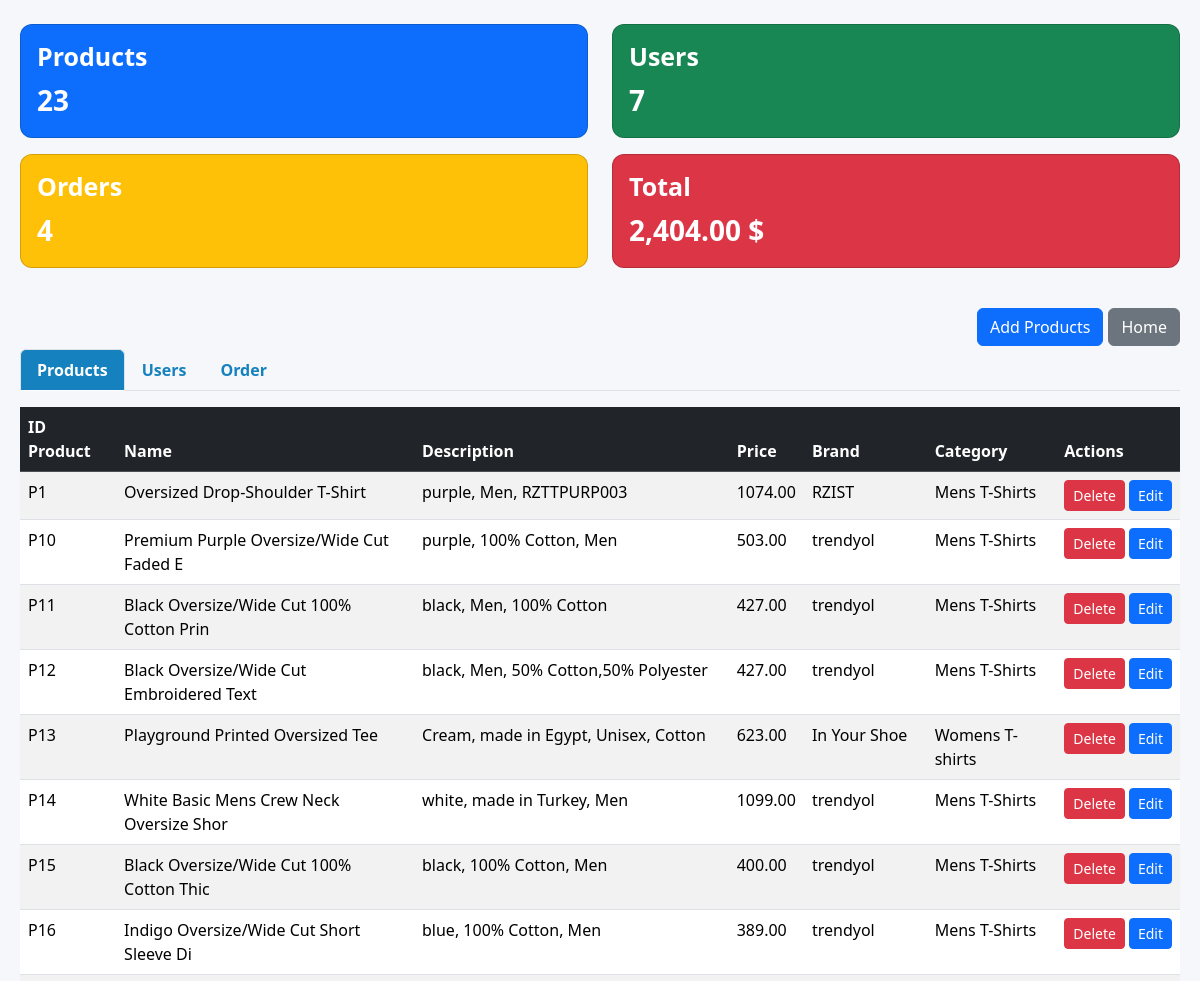
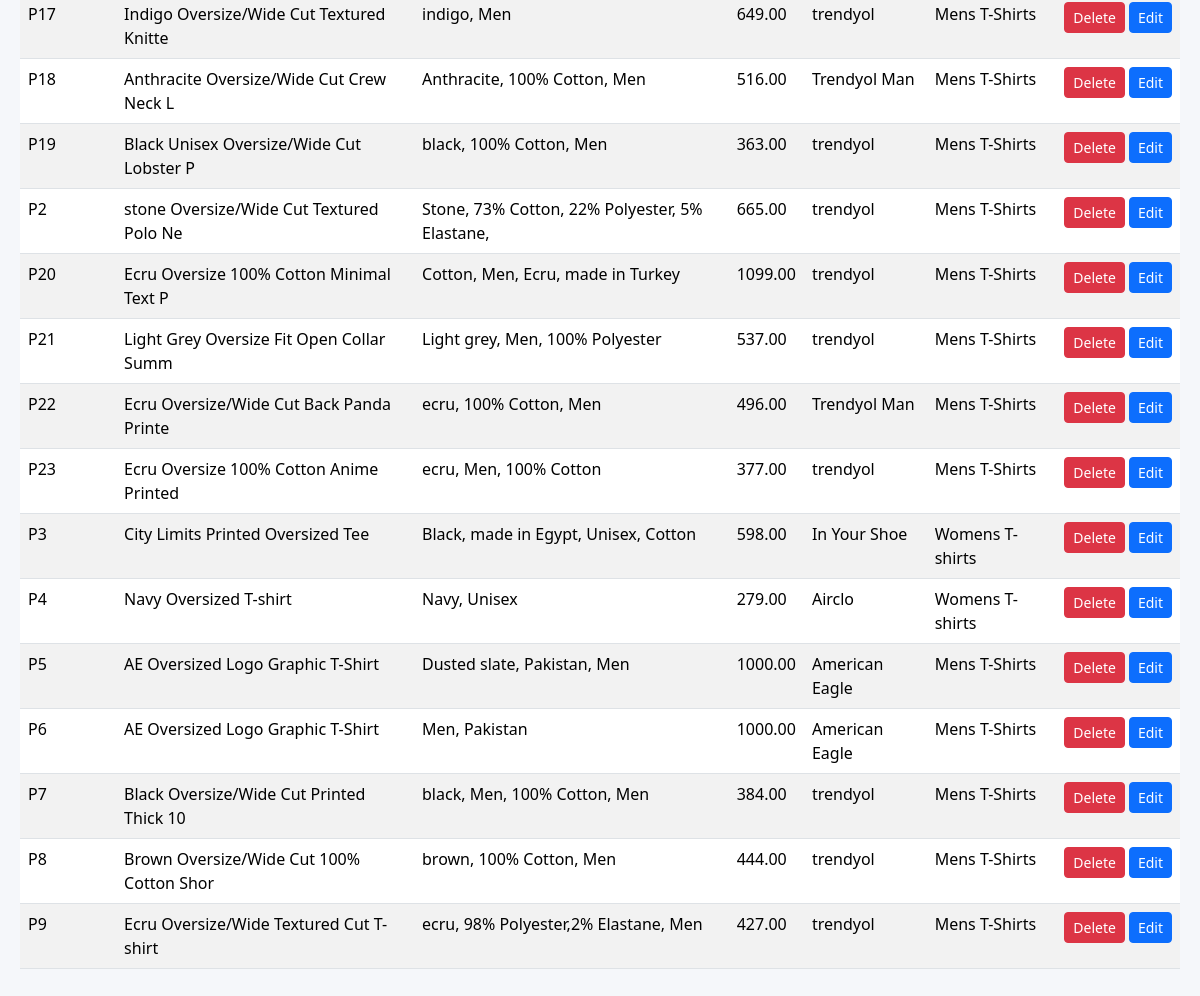
/dashbord_html.php, run on the app's committed database (2 pictures, top to bottom).
### tables this page shows
CREATE TABLE `products` (
  `id_P` varchar(20) NOT NULL,
  `name` varchar(40) NOT NULL,
  `describtion` varchar(150) NOT NULL,
  `price` decimal(15,2) NOT NULL,
  `brand` varchar(30) NOT NULL,
  `category` varchar(30) NOT NULL
);

### dashbord.php (called while the page is built, shortened)
<?php include "conn.php"; ?>
<?php
$result = mysqli_query($conn, "SELECT * FROM products");
if ($result && mysqli_num_rows($result) > 0) {
    $products = mysqli_fetch_all($result, MYSQLI_ASSOC);
}
$count_result = mysqli_query($conn, "SELECT COUNT(*) AS total FROM products");
$count_row = mysqli_fetch_assoc($count_result);
$total_products = $count_row['total'];
$count_res = mysqli_query($conn, "SELECT COUNT(*) AS total FROM users");
$count_row2 = mysqli_fetch_assoc($count_res);
$total_users = $count_row2['total'];
$order_count_result = mysqli_query($conn, "SELECT COUNT(*) AS total_orders FROM orders");
$order_count_row = mysqli_fetch_assoc($order_count_result);
$total_orders = $order_count_row['total_orders'];
$total_sales_result = mysqli_query($conn, "
    SELECT SUM(p.price) AS total_sales
    FROM order_lists ol
    JOIN products p ON ol.id_P = p.id_P
");
$total_sales_row = mysqli_fetch_assoc($total_sales_result);
$total_sales = $total_sales_row['total_sales'];
?>

### dashbord_html.php (the view, shortened to what this page needs)
<?php include "dashbord.php"; ?>
<!DOCTYPE html>
<html lang="en">
<head>
    <link rel="stylesheet" href="styles/bootstrap.min.css">
    <link rel="stylesheet" href="styles/dashbord.css">
</head>
<body>
<div class="container-fluid py-4">
        <div class="row mb-4">
        <div class="col-md-6 mb-3">
            <div class="card text-white bg-primary h-100">
                <div class="card-body">
                    <h5 class="card-title">Products</h5>
                    <p class="card-text fs-3"><?= $total_products ?></p>
                </div>
            </div>
        </div>
        <div class="col-md-6 mb-3">
            <div class="card text-white bg-success h-100">
                <div class="card-body">
                    <h5 class="card-title">Users</h5>
                    <p class="card-text fs-3"><?= $total_users ?></p>
                </div>
            </div>
        </div>
        <div class="col-md-6 mb-3">
            <div class="card text-white bg-warning h-100">
                <div class="card-body">
                    <h5 class="card-title">Orders</h5>
                    <p class="card-text fs-3"><?= $total_orders ?></p>
                </div>
            </div>
        </div>
        <div class="col-md-6 mb-3">
            <div class="card text-white bg-danger h-100">
                <div class="card-body">
                    <h5 class="card-title">Total</h5>
                    <p class="card-text fs-3"><?= number_format($total_sales, 2) ?> $</p>
                </div>
            </div>
        </div>
    </div>
    <div class="buttons-container">
        <a href="admin_html.php" class="btn btn-primary"> Add Products</a>
        <a href="index.php" class="btn btn-secondary">Home</a>
    </div>
    <ul class="nav nav-tabs mb-3">
        <li class="nav-item"><a class="nav-link active" href="#" onclick="showTab('products')">Products</a></li>
        <li class="nav-item"><a class="nav-link" href="#" onclick="showTab('customers')">Users</a></li>
        <li class="nav-item"><a class="nav-link" href="#" onclick="showTab('order')">Order</a></li>
    </ul>
    <div id="products" class="tab-content">
        <table class="table table-striped table-hover">
            <thead class="table-dark">
                <tr>
                    <th>ID Product</th>
                    <th>Name</th>
                    <th>Description</th>
                    <th>Price</th>
                    <th>Brand</th>
                    <th>Category</th>
                    <th>Actions</th>
                </tr>
            </thead>
            <tbody>
            <?php foreach($products as $p): ?>
                <tr>
                    <td><?= $p['id_P'] ?></td>
                    <td><?= $p['name'] ?></td>
                    <td><?= $p['describtion'] ?></td>
                    <td><?= $p['price'] ?></td>
                    <td><?= $p['brand'] ?></td>
                    <td><?= $p['category'] ?></td>
                    <td>
                        <div class="d-flex gap-1">
                            <form action="php_prod.php" method="POST" style="display:inline-block;">
                                <button type="submit" class="btn btn-danger btn-sm" onclick="return confirm('Are you sure?')">Delete</button>
                            </form>
                            <a class="btn btn-primary btn-sm"
                               href="admin_html.php?
                               id=<?= $p['id_P'] ?>&
                               name=<?= urlencode($p['name']) ?>&
                               desc=<?= urlencode($p['describtion']) ?>&
                               price=<?= $p['price'] ?>&
                               brand=<?= urlencode($p['brand']) ?>&
                               category=<?= urlencode($p['category']) ?>">
                               Edit
                            </a>
                        </div>
                    </td>
                </tr>
            <?php endforeach; ?>
            </tbody>
        </table>
    </div>
</div>
</body>
</html>

### styles/dashbord.css (style rules this page uses)
body { font-family: 'Segoe UI', Tahoma, Geneva, Verdana, sans-serif; background-color: #f5f7fa; color: #333; }
.container-fluid { padding: 20px; }
.card { border-radius: 12px; transition: transform 0.2s, box-shadow 0.2s; }
.card-title { font-size: 25px; font-weight: bold; }
.card-text { font-size: 22px; font-weight: 600; }
.nav-tabs { margin-bottom: 15px; }
.nav-link { color: #1581BF; font-weight: bold; }
.nav-link.active { background-color: #1581BF !important; color: #fff !important; border-radius: 6px 6px 0 0; }
.buttons-container { display: flex; flex-wrap: wrap; gap: 5px; justify-content: flex-end; margin-bottom: 3px; }

### data on the page
products: id_P "P1", name "Oversized Drop-Shoulder T-Shirt", describtion "purple, Men, RZTTPURP003", price "1074.00", brand "RZIST", category "Mens T-Shirts"
products: id_P "P10", name "Premium Purple Oversize/Wide Cut Faded E", describtion "purple, 100% Cotton, Men", price "503.00", brand "trendyol", category "Mens T-Shirts"
products: id_P "P11", name "Black Oversize/Wide Cut 100% Cotton Prin", describtion "black, Men, 100% Cotton", price "427.00", brand "trendyol", category "Mens T-Shirts"
products: id_P "P12", name "Black Oversize/Wide Cut Embroidered Text", describtion "black, Men, 50% Cotton,50% Polyester", price "427.00", brand "trendyol", category "Mens T-Shirts"
products: id_P "P13", name "Playground Printed Oversized Tee", describtion "Cream, made in Egypt, Unisex, Cotton", price "623.00", brand "In Your Shoe", category "Womens T-shirts"
products: id_P "P14", name "White Basic Mens Crew Neck Oversize Shor", describtion "white, made in Turkey, Men", price "1099.00", brand "trendyol", category "Mens T-Shirts"
products: id_P "P15", name "Black Oversize/Wide Cut 100% Cotton Thic", describtion "black, 100% Cotton, Men", price "400.00", brand "trendyol", category "Mens T-Shirts"
products: id_P "P16", name "Indigo Oversize/Wide Cut Short Sleeve Di", describtion "blue, 100% Cotton, Men", price "389.00", brand "trendyol", category "Mens T-Shirts"
products: id_P "P17", name "Indigo Oversize/Wide Cut Textured Knitte", describtion "indigo, Men", price "649.00", brand "trendyol", category "Mens T-Shirts"
products: id_P "P18", name "Anthracite Oversize/Wide Cut Crew Neck L", describtion "Anthracite, 100% Cotton, Men", price "516.00", brand "Trendyol Man", category "Mens T-Shirts"
products: id_P "P19", name "Black Unisex Oversize/Wide Cut Lobster P", describtion "black, 100% Cotton, Men", price "363.00", brand "trendyol", category "Mens T-Shirts"
products: id_P "P2", name "stone Oversize/Wide Cut Textured Polo Ne", describtion "Stone, 73% Cotton, 22% Polyester, 5% Elastane,", price "665.00", brand "trendyol", category "Mens T-Shirts"
products: id_P "P20", name "Ecru Oversize 100% Cotton Minimal Text P", describtion "Cotton, Men, Ecru, made in Turkey", price "1099.00", brand "trendyol", category "Mens T-Shirts"
products: id_P "P21", name "Light Grey Oversize Fit Open Collar Summ", describtion "Light grey, Men, 100% Polyester", price "537.00", brand "trendyol", category "Mens T-Shirts"
products: id_P "P22", name "Ecru Oversize/Wide Cut Back Panda Printe", describtion "ecru, 100% Cotton, Men", price "496.00", brand "Trendyol Man", category "Mens T-Shirts"
products: id_P "P23", name "Ecru Oversize 100% Cotton Anime Printed", describtion "ecru, Men, 100% Cotton", price "377.00", brand "trendyol", category "Mens T-Shirts"
products: id_P "P3", name "City Limits Printed Oversized Tee", describtion "Black, made in Egypt, Unisex, Cotton", price "598.00", brand "In Your Shoe", category "Womens T-shirts"
products: id_P "P4", name "Navy Oversized T-shirt", describtion "Navy, Unisex", price "279.00", brand "Airclo", category "Womens T-shirts"
products: id_P "P5", name "AE Oversized Logo Graphic T-Shirt", describtion "Dusted slate, Pakistan, Men", price "1000.00", brand "American Eagle", category "Mens T-Shirts"
products: id_P "P6", name "AE Oversized Logo Graphic T-Shirt", describtion "Men, Pakistan", price "1000.00", brand "American Eagle", category "Mens T-Shirts"
products: id_P "P7", name "Black Oversize/Wide Cut Printed Thick 10", describtion "black, Men, 100% Cotton, Men", price "384.00", brand "trendyol", category "Mens T-Shirts"
products: id_P "P8", name "Brown Oversize/Wide Cut 100% Cotton Shor", describtion "brown, 100% Cotton, Men", price "444.00", brand "trendyol", category "Mens T-Shirts"
products: id_P "P9", name "Ecru Oversize/Wide Textured Cut T-shirt", describtion "ecru, 98% Polyester,2% Elastane, Men", price "427.00", brand "trendyol", category "Mens T-Shirts"

### other printed values
$total_products "23"
$total_users "7"
$total_orders "4"
$total_sales "2,404.00"
